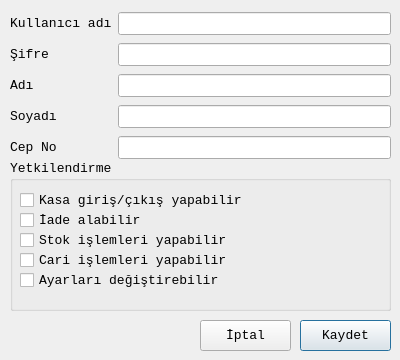
<?xml version="1.0" encoding="UTF-8"?>
<ui version="4.0">
 <class>KullaniciDialogForm</class>
 <widget class="QDialog" name="KullaniciDialogForm">
  <property name="geometry">
   <rect>
    <x>0</x>
    <y>0</y>
    <width>400</width>
    <height>360</height>
   </rect>
  </property>
  <property name="minimumSize">
   <size>
    <width>400</width>
    <height>360</height>
   </size>
  </property>
  <property name="maximumSize">
   <size>
    <width>400</width>
    <height>360</height>
   </size>
  </property>
  <property name="font">
   <font>
    <family>Monospace</family>
    <pointsize>10</pointsize>
   </font>
  </property>
  <property name="windowTitle">
   <string>Dialog</string>
  </property>
  <widget class="QPushButton" name="pushButton">
   <property name="geometry">
    <rect>
     <x>300</x>
     <y>320</y>
     <width>91</width>
     <height>31</height>
    </rect>
   </property>
   <property name="text">
    <string>Kaydet</string>
   </property>
  </widget>
  <widget class="QPushButton" name="pushButton_2">
   <property name="geometry">
    <rect>
     <x>200</x>
     <y>320</y>
     <width>91</width>
     <height>31</height>
    </rect>
   </property>
   <property name="text">
    <string>İptal</string>
   </property>
  </widget>
  <widget class="QGroupBox" name="groupBox">
   <property name="geometry">
    <rect>
     <x>10</x>
     <y>160</y>
     <width>381</width>
     <height>151</height>
    </rect>
   </property>
   <property name="title">
    <string>Yetkilendirme</string>
   </property>
   <widget class="QCheckBox" name="StokcheckBox">
    <property name="geometry">
     <rect>
      <x>10</x>
      <y>70</y>
      <width>321</width>
      <height>21</height>
     </rect>
    </property>
    <property name="text">
     <string>Stok işlemleri yapabilir</string>
    </property>
   </widget>
   <widget class="QCheckBox" name="KasacheckBox">
    <property name="geometry">
     <rect>
      <x>10</x>
      <y>30</y>
      <width>321</width>
      <height>21</height>
     </rect>
    </property>
    <property name="text">
     <string>Kasa giriş/çıkış yapabilir</string>
    </property>
   </widget>
   <widget class="QCheckBox" name="IadecheckBox">
    <property name="geometry">
     <rect>
      <x>10</x>
      <y>50</y>
      <width>321</width>
      <height>21</height>
     </rect>
    </property>
    <property name="text">
     <string>İade alabilir</string>
    </property>
   </widget>
   <widget class="QCheckBox" name="AyarcheckBox">
    <property name="geometry">
     <rect>
      <x>10</x>
      <y>110</y>
      <width>321</width>
      <height>21</height>
     </rect>
    </property>
    <property name="text">
     <string>Ayarları değiştirebilir</string>
    </property>
   </widget>
   <widget class="QCheckBox" name="CaricheckBox">
    <property name="geometry">
     <rect>
      <x>10</x>
      <y>90</y>
      <width>321</width>
      <height>21</height>
     </rect>
    </property>
    <property name="text">
     <string>Cari işlemleri yapabilir</string>
    </property>
   </widget>
  </widget>
  <widget class="QWidget" name="layoutWidget">
   <property name="geometry">
    <rect>
     <x>10</x>
     <y>10</y>
     <width>381</width>
     <height>151</height>
    </rect>
   </property>
   <layout class="QGridLayout" name="gridLayout">
    <item row="0" column="0">
     <widget class="QLabel" name="label">
      <property name="text">
       <string>Kullanıcı adı</string>
      </property>
     </widget>
    </item>
    <item row="0" column="1">
     <widget class="QLineEdit" name="UserNamelineEdit"/>
    </item>
    <item row="1" column="0">
     <widget class="QLabel" name="label_2">
      <property name="text">
       <string>Şifre</string>
      </property>
     </widget>
    </item>
    <item row="1" column="1">
     <widget class="QLineEdit" name="PasswordlineEdit"/>
    </item>
    <item row="2" column="0">
     <widget class="QLabel" name="label_3">
      <property name="text">
       <string>Adı</string>
      </property>
     </widget>
    </item>
    <item row="2" column="1">
     <widget class="QLineEdit" name="AdlineEdit"/>
    </item>
    <item row="3" column="0">
     <widget class="QLabel" name="label_4">
      <property name="text">
       <string>Soyadı</string>
      </property>
     </widget>
    </item>
    <item row="3" column="1">
     <widget class="QLineEdit" name="SoyadlineEdit"/>
    </item>
    <item row="4" column="0">
     <widget class="QLabel" name="label_5">
      <property name="text">
       <string>Cep No</string>
      </property>
     </widget>
    </item>
    <item row="4" column="1">
     <widget class="QLineEdit" name="CepNolineEdit"/>
    </item>
   </layout>
  </widget>
 </widget>
 <tabstops>
  <tabstop>UserNamelineEdit</tabstop>
  <tabstop>PasswordlineEdit</tabstop>
  <tabstop>AdlineEdit</tabstop>
  <tabstop>SoyadlineEdit</tabstop>
  <tabstop>CepNolineEdit</tabstop>
  <tabstop>KasacheckBox</tabstop>
  <tabstop>IadecheckBox</tabstop>
  <tabstop>StokcheckBox</tabstop>
  <tabstop>pushButton</tabstop>
  <tabstop>pushButton_2</tabstop>
 </tabstops>
 <resources/>
 <connections/>
</ui>
